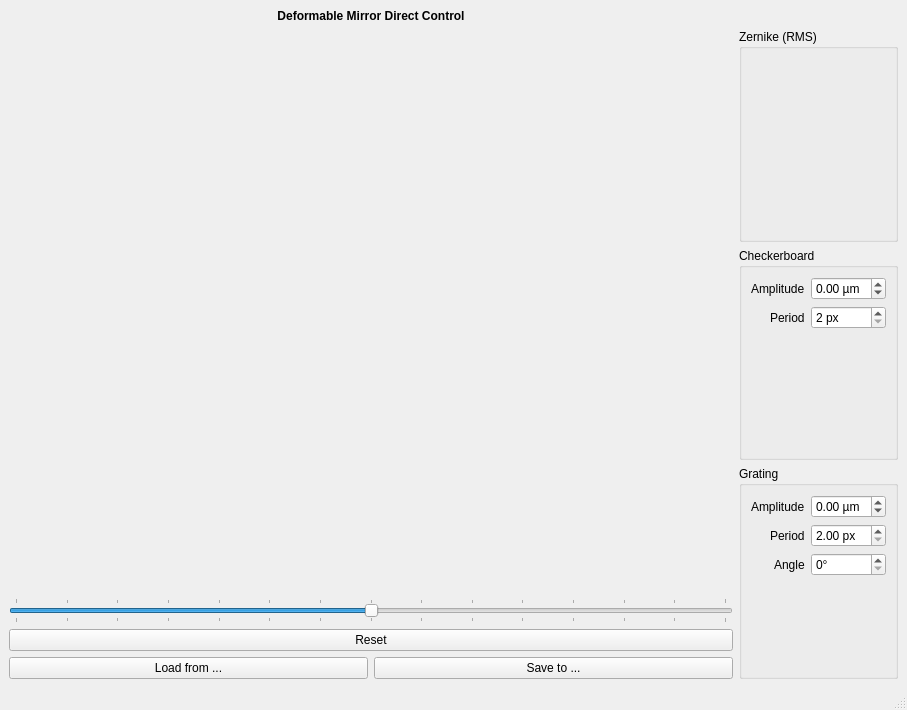
<?xml version="1.0" encoding="UTF-8"?>
<ui version="4.0">
 <class>DMDirectControlWindow</class>
 <widget class="QMainWindow" name="DMDirectControlWindow">
  <property name="geometry">
   <rect>
    <x>0</x>
    <y>0</y>
    <width>907</width>
    <height>710</height>
   </rect>
  </property>
  <property name="windowTitle">
   <string>DM Direct Control - KalAO</string>
  </property>
  <widget class="QWidget" name="centralwidget">
   <layout class="QGridLayout" name="gridLayout" rowstretch="0,1,0,0,0">
    <item row="3" column="0">
     <widget class="QPushButton" name="reset_button">
      <property name="text">
       <string>Reset</string>
      </property>
      <property name="icon">
       <iconset resource="../assets.qrc">
        <normaloff>:/assets/icons/refreshstructure.svg</normaloff>:/assets/icons/refreshstructure.svg</iconset>
      </property>
     </widget>
    </item>
    <item row="2" column="0">
     <widget class="QSlider" name="all_slider">
      <property name="minimum">
       <number>-175</number>
      </property>
      <property name="maximum">
       <number>175</number>
      </property>
      <property name="singleStep">
       <number>1</number>
      </property>
      <property name="pageStep">
       <number>25</number>
      </property>
      <property name="orientation">
       <enum>Qt::Orientation::Horizontal</enum>
      </property>
      <property name="tickPosition">
       <enum>QSlider::TickPosition::TicksBothSides</enum>
      </property>
      <property name="tickInterval">
       <number>25</number>
      </property>
     </widget>
    </item>
    <item row="1" column="0">
     <layout class="QGridLayout" name="actuator_grid">
      <property name="spacing">
       <number>0</number>
      </property>
     </layout>
    </item>
    <item row="4" column="0">
     <layout class="QHBoxLayout" name="horizontalLayout">
      <item>
       <widget class="QPushButton" name="load_button">
        <property name="text">
         <string>Load from ...</string>
        </property>
        <property name="icon">
         <iconset resource="../assets.qrc">
          <normaloff>:/assets/icons/document-open.svg</normaloff>:/assets/icons/document-open.svg</iconset>
        </property>
       </widget>
      </item>
      <item>
       <widget class="QPushButton" name="save_button">
        <property name="text">
         <string>Save to ...</string>
        </property>
        <property name="icon">
         <iconset resource="../assets.qrc">
          <normaloff>:/assets/icons/document-save.svg</normaloff>:/assets/icons/document-save.svg</iconset>
        </property>
       </widget>
      </item>
     </layout>
    </item>
    <item row="0" column="0">
     <widget class="QLabel" name="title_label">
      <property name="sizePolicy">
       <sizepolicy hsizetype="Preferred" vsizetype="Fixed">
        <horstretch>0</horstretch>
        <verstretch>0</verstretch>
       </sizepolicy>
      </property>
      <property name="font">
       <font>
        <bold>true</bold>
       </font>
      </property>
      <property name="text">
       <string>Deformable Mirror Direct Control</string>
      </property>
      <property name="alignment">
       <set>Qt::AlignmentFlag::AlignCenter</set>
      </property>
     </widget>
    </item>
    <item row="1" column="1" rowspan="4">
     <layout class="QVBoxLayout" name="verticalLayout">
      <item>
       <widget class="QGroupBox" name="zernike_groupbox">
        <property name="title">
         <string>Zernike (RMS)</string>
        </property>
        <layout class="QFormLayout" name="formLayout_3">
         <property name="labelAlignment">
          <set>Qt::AlignmentFlag::AlignRight|Qt::AlignmentFlag::AlignTrailing|Qt::AlignmentFlag::AlignVCenter</set>
         </property>
        </layout>
       </widget>
      </item>
      <item>
       <widget class="QGroupBox" name="checkerboard_groupbox">
        <property name="title">
         <string>Checkerboard</string>
        </property>
        <layout class="QFormLayout" name="formLayout">
         <property name="labelAlignment">
          <set>Qt::AlignmentFlag::AlignRight|Qt::AlignmentFlag::AlignTrailing|Qt::AlignmentFlag::AlignVCenter</set>
         </property>
         <item row="0" column="0">
          <widget class="QLabel" name="checkerboard_amplitude_label">
           <property name="text">
            <string>Amplitude</string>
           </property>
          </widget>
         </item>
         <item row="0" column="1">
          <widget class="QDoubleSpinBox" name="checkerboard_amplitude_spinbox">
           <property name="keyboardTracking">
            <bool>false</bool>
           </property>
           <property name="suffix">
            <string> µm</string>
           </property>
           <property name="minimum">
            <double>-1.750000000000000</double>
           </property>
           <property name="maximum">
            <double>1.750000000000000</double>
           </property>
           <property name="singleStep">
            <double>0.050000000000000</double>
           </property>
          </widget>
         </item>
         <item row="1" column="0">
          <widget class="QLabel" name="checkerboard_period_label">
           <property name="text">
            <string>Period</string>
           </property>
          </widget>
         </item>
         <item row="1" column="1">
          <widget class="QDoubleSpinBox" name="checkerboard_period_spinbox">
           <property name="keyboardTracking">
            <bool>false</bool>
           </property>
           <property name="suffix">
            <string> px</string>
           </property>
           <property name="decimals">
            <number>0</number>
           </property>
           <property name="minimum">
            <double>2.000000000000000</double>
           </property>
           <property name="maximum">
            <double>12.000000000000000</double>
           </property>
           <property name="singleStep">
            <double>2.000000000000000</double>
           </property>
          </widget>
         </item>
        </layout>
       </widget>
      </item>
      <item>
       <widget class="QGroupBox" name="grating_groupbox">
        <property name="title">
         <string>Grating</string>
        </property>
        <layout class="QFormLayout" name="formLayout_4">
         <property name="labelAlignment">
          <set>Qt::AlignmentFlag::AlignRight|Qt::AlignmentFlag::AlignTrailing|Qt::AlignmentFlag::AlignVCenter</set>
         </property>
         <item row="0" column="0">
          <widget class="QLabel" name="grating_amplitude_label">
           <property name="text">
            <string>Amplitude</string>
           </property>
          </widget>
         </item>
         <item row="0" column="1">
          <widget class="QDoubleSpinBox" name="grating_amplitude_spinbox">
           <property name="keyboardTracking">
            <bool>false</bool>
           </property>
           <property name="suffix">
            <string> µm</string>
           </property>
           <property name="minimum">
            <double>-1.750000000000000</double>
           </property>
           <property name="maximum">
            <double>1.750000000000000</double>
           </property>
           <property name="singleStep">
            <double>0.050000000000000</double>
           </property>
          </widget>
         </item>
         <item row="1" column="0">
          <widget class="QLabel" name="grating_period_label">
           <property name="text">
            <string>Period</string>
           </property>
          </widget>
         </item>
         <item row="2" column="0">
          <widget class="QLabel" name="grating_angle_label">
           <property name="text">
            <string>Angle</string>
           </property>
          </widget>
         </item>
         <item row="2" column="1">
          <widget class="QDoubleSpinBox" name="grating_angle_spinbox">
           <property name="keyboardTracking">
            <bool>false</bool>
           </property>
           <property name="suffix">
            <string>°</string>
           </property>
           <property name="decimals">
            <number>0</number>
           </property>
           <property name="maximum">
            <double>360.000000000000000</double>
           </property>
           <property name="singleStep">
            <double>15.000000000000000</double>
           </property>
          </widget>
         </item>
         <item row="1" column="1">
          <widget class="QDoubleSpinBox" name="grating_period_spinbox">
           <property name="keyboardTracking">
            <bool>false</bool>
           </property>
           <property name="suffix">
            <string> px</string>
           </property>
           <property name="minimum">
            <double>2.000000000000000</double>
           </property>
           <property name="maximum">
            <double>24.000000000000000</double>
           </property>
           <property name="value">
            <double>2.000000000000000</double>
           </property>
          </widget>
         </item>
        </layout>
       </widget>
      </item>
     </layout>
    </item>
   </layout>
  </widget>
  <widget class="QMenuBar" name="menubar">
   <property name="geometry">
    <rect>
     <x>0</x>
     <y>0</y>
     <width>907</width>
     <height>23</height>
    </rect>
   </property>
  </widget>
  <widget class="QStatusBar" name="statusbar"/>
 </widget>
 <resources>
  <include location="../assets.qrc"/>
 </resources>
 <connections/>
</ui>
